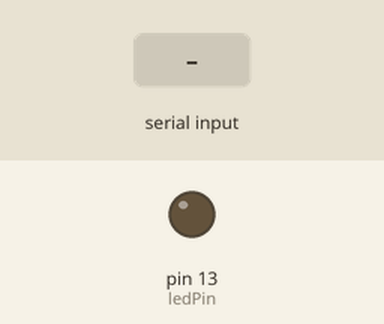
This sketch was run on a simulated Arduino Uno, built with avr-gcc and run on an emulated ATmega328P. Parts: output pins drawn as LEDs (lit = HIGH). The test bench sets the inputs (shaded band). What the sketch prints to the serial monitor is not drawn.

Above: at 1.2 s.
1.3 s: byte 30 received over Serial
At 1.4 s:
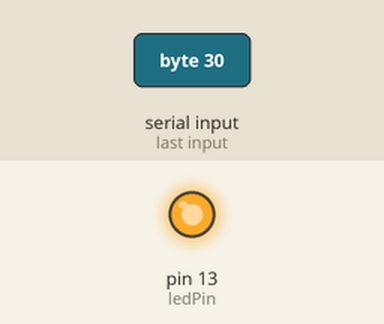
3.0 s: byte 90 received over Serial
At 4.2 s:
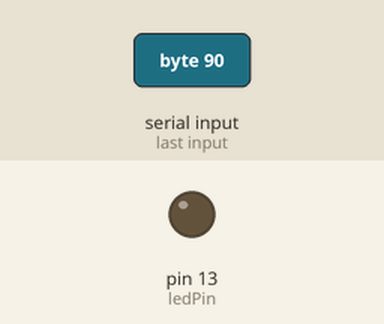
4.5 s: byte 120 received over Serial
At 4.6 s:
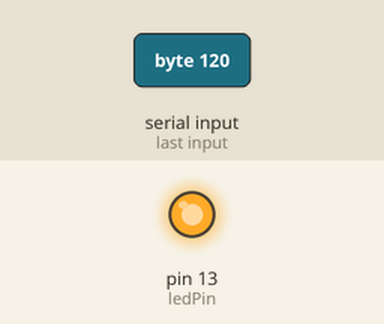
Timing chart, 0 to 7.5 s (numbered marks = the images above; inputs shaded):
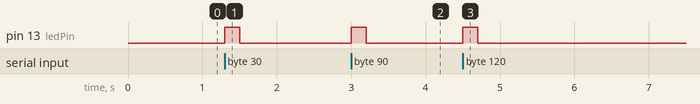

Measured:
- after the input at 1.3 s, pin 13 (ledPin): LOW → HIGH at once, → LOW 0.20 s later
- after the input at 3.0 s, pin 13 (ledPin): LOW → HIGH at once, → LOW 0.20 s later
- after the input at 4.5 s, pin 13 (ledPin): LOW → HIGH at once, → LOW 0.20 s later

The sketch:

Modulo-Bluetooth.ino
```cpp
const int ledPin = 13; // Pin al que está conectado el LED

void setup() {
  Serial.begin(9600);
  pinMode(ledPin, OUTPUT); // Configurar el pin del LED como salida
}

void loop() {
  if (Serial.available()) {
    char dato = Serial.read();
    Serial.print("Recibido: ");
    Serial.println(dato);
    digitalWrite(ledPin, HIGH); // Encender el LED
    delay(200); // Esperar 200 milisegundos
    digitalWrite(ledPin, LOW); // Apagar el LED
  }
}
```
